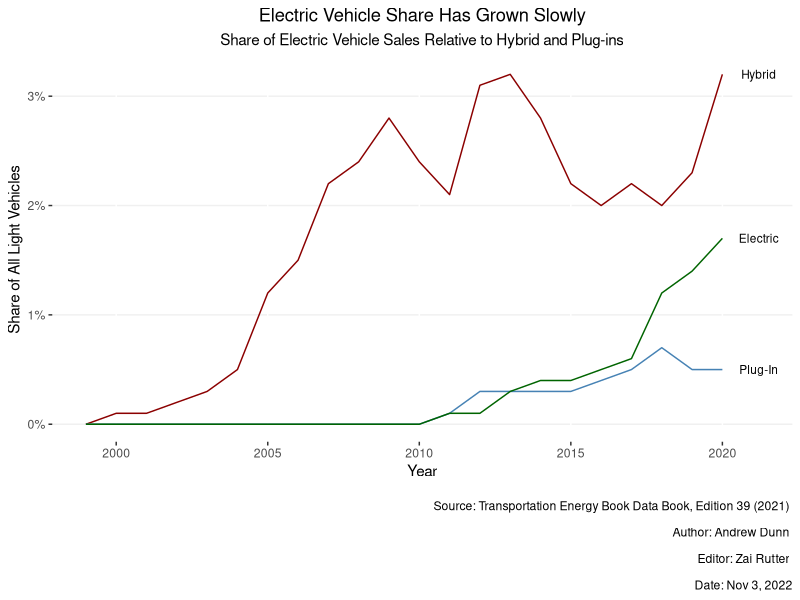

The R script that drew this image:
## ---- chunk 1

# data from page 182
# https://tedb.ornl.gov/wp-content/uploads/2021/02/TEDB_Ed_39.pdf#page=182

library(readxl)
library(dplyr)
library(ggplot2)
library(knitr)

setwd("~/Desktop/CPR/electric vehicle tax credits Nov 2022")

full_df <- read_excel("Hybrid and Plug-In Vehicle Sales.xlsx")

df <- full_df %>%
  select(1, 6:8) %>%
  rename("Year" = "Calendar year", "Hybrid" = "Hybrid share of all light vehicles",
         "Plugin" = "Plug-in hybrid share of all light vehicles", 
         "Electric" = "All-electric share of all light vehicles")
## ---- chunk 2
ggplot(df, aes(x = Year, Hybrid)) +
  geom_line(aes(y = Hybrid), color = "darkred") + 
  geom_text(data = df %>% filter(Year == last(Year)), aes(label = "Hybrid", 
                                                               x = Year + 1.2, 
                                                               y = Hybrid) , size = 3) + 
  geom_line(aes(y = Plugin), color = "steelblue") + 
  geom_text(data = df %>% filter(Year == last(Year)), aes(label = "Plug-In", 
                                                          x = Year + 1.2, 
                                                          y = Plugin) , size = 3) +
  geom_line(aes(y = Electric), color = "darkgreen") +
  geom_text(data = df %>% filter(Year == last(Year)), aes(label = "Electric", 
                                                          x = Year + 1.2, 
                                                          y = Electric) , size = 3) +
  scale_y_continuous(labels = scales::percent_format(accuracy = 1)) +
  labs(x = "Year", 
       y = "Share of All Light Vehicles", 
       title = "Electric Vehicle Share Has Grown Slowly",
       subtitle = "Share of Electric Vehicle Sales Relative to Hybrid and Plug-ins",
       caption = c("\n Source: Transportation Energy Book Data Book, Edition 39 (2021) \n 
                   Author: Andrew Dunn \n 
                   Editor: Zai Rutter \n 
                   Date: Nov 3, 2022"),
       color = 'Committees') +
  theme(plot.title = element_text(hjust = 0.5), 
        plot.subtitle = element_text(hjust = 0.5),
        panel.grid.minor = element_blank(), 
        panel.grid.major.y = element_line(color = "gray94"),
        panel.background = element_blank()) 


